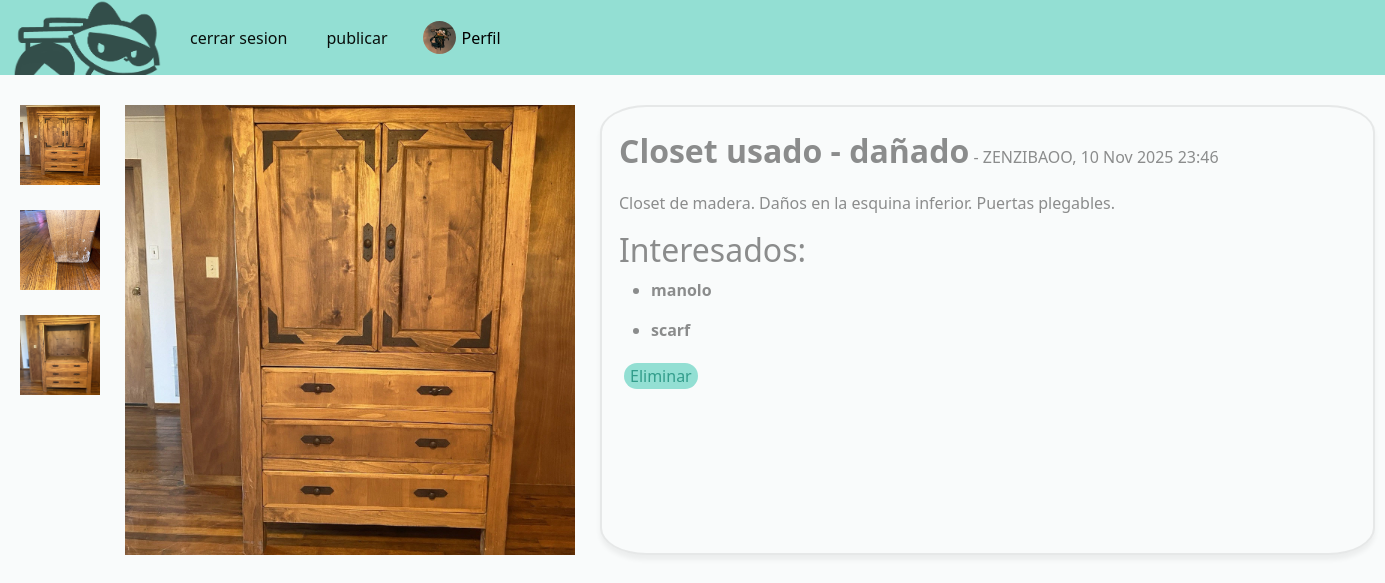
Screenshot of /post/7/ (signed in) with the database file from the repository.
### user/models.py (models this page shows, shortened)
class user_img(models.Model):
    usuario = models.ForeignKey(User, on_delete=models.CASCADE)
    imagen = models.ImageField(upload_to='imagenes/', default='imagenes/Bin2bin.png',blank=True)
    creado = models.DateTimeField(auto_now_add=True)

### publi/models.py (models this page shows, shortened)
class publi(models.Model):
    titulo = models.CharField(max_length=25)
    descripcion = models.TextField(blank=True, max_length=110)
    creacion = models.DateTimeField(auto_now_add=True)
    usuario = models.ForeignKey(User, on_delete=models.CASCADE)
    imagen = models.ImageField(upload_to='imagenes/', blank=True)
    imagen2 = models.ImageField(upload_to='imagenes/', blank=True)
    imagen3 = models.ImageField(upload_to='imagenes/', blank=True)
    archivado = models.BooleanField(default=False)
    categorias = models.ManyToManyField(categoria)

class Interesado(models.Model):
    publicante = models.ForeignKey(User, related_name="pub", on_delete=models.CASCADE)
    interesado = models.ForeignKey(User, related_name="inte", on_delete=models.CASCADE)
    pk_post = models.ForeignKey("publi", on_delete=models.CASCADE)

### publi/views.py (the view)
# urls.py: path('post/<int:post_id>/', publi_views.post, name='post'),
@login_required
def post(request, post_id):
    publicacion = get_object_or_404(publi, id=post_id)
    if request.method == 'POST':
        usuario1 = request.user.id
        usuario2 = publicacion.usuario.id
        if usuario1 == usuario2:
            publicacion.archivado = True
            publicacion.save()
            return redirect('perfil')
        else:
            hay_interesado = Interesado.objects.filter(publicante=publicacion.usuario, interesado=request.user, pk_post=post_id).exists()
            if hay_interesado == True:
                el_interesado = get_object_or_404(Interesado, publicante=publicacion.usuario, interesado=request.user, pk_post=post_id)
                el_interesado.delete()
                return redirect(reverse('post', args=[post_id]))
            else:
                Interesado.objects.create(publicante_id=usuario2, interesado_id=usuario1, pk_post_id=post_id)
                asunto = request.user.username + " se ha interesado en " + "'" + publicacion.titulo + "'"
                mensaje = "¡Hola! He visto tu publicación y me ha interesado mucho. Por favor, responde este correo para seguir en contacto. :)" \
                "\nAtentamente: " + request.user.first_name + " " + request.user.last_name
                remitente = request.user.email
                destinatario = publicacion.usuario.email
                from_email = f"Bin2Bin <miBin2Bin@gmail.com>"
                email = EmailMessage(
                    subject=asunto,
                    body=f"{mensaje}",
                    from_email=from_email,
                    to=[destinatario],
                    reply_to=[remitente],
                )
                email.send(fail_silently=False)
                return redirect(reverse('post', args=[post_id]))
    else:
        interesados = Interesado.objects.filter(pk_post_id=post_id)
        hay_interesado = Interesado.objects.filter(publicante=publicacion.usuario, interesado=request.user, pk_post=post_id).exists()
        try:
            img_obj = get_object_or_404(user_img, usuario=request.user.id)
            return render(request, 'mipubli.html', {'post':publicacion, 'interesados':interesados, 'hay_interesado':hay_interesado, 'imagen':img_obj})
        except:
            return render(request, 'mipubli.html', {'post':publicacion, 'interesados':interesados, 'hay_interesado':hay_interesado})

### publi/templates/mipubli.html (shortened to what this page needs)
{% extends 'hola.html' %}
{% block content %}
<head>
    {% load static %}
    <link rel="stylesheet" href="{% static 'post.css' %}">
</head>
    <div class="post-gallery">
        {% if post.imagen.url != blank %}
        <div class="image big">
            <img src="{{post.imagen.url}}" alt="{{post.titulo}}" class="big-img"/>
        </div>
        <div class="image small">
        <li>
            <img src="{{post.imagen.url}}" alt="{{post.titulo}}" class="small-img"/>
            {% endif %}
        </li>
        <li>{% if post.imagen2.url != blank %}
            <img src="{{post.imagen2.url}}" alt="{{post.titulo}}" class="small-img"/>
            {% endif %}
        </li>
        <li>{% if post.imagen3.url != blank %}
                <img src="{{post.imagen3.url}}" alt="{{post.titulo}}" class="small-img"/>
            {% endif %}
        </li>
        </div>
        <div class="contents">
        <titu>{{ post.titulo }}</titu>
            {% if request.user.id != post.usuario.id %}
            <a href="{% url 'ver_perfil' post.usuario %}">
            - {{ post.usuario }}
            </a>
                , {{ post.creacion|date:"d M Y H:i" }}
            {% else %}
            - {{ post.usuario }}, {{ post.creacion|date:"d M Y H:i" }}
            {% endif %}
            <p>{{ post.descripcion }}</p>
        {% if request.user.id == post.usuario.id %}
            <h2>Interesados:</h2>
            {% for inte in interesados %}
            <ul>
                <a href="{% url 'ver_perfil' inte.interesado %}">
                    <li>
                        <strong>{{ inte.interesado }}</strong>
                    </li>
                </a>
            </ul>
            {% empty %}
                <ul><li>No hay interesados</li></ul>
            {% endfor %}
            <form action="" method="POST">
                <button class="rounded-pill">
                    Eliminar
                </button>
            </form>
        {% endif %}
            </div>
        </div>
{% endblock %}

### user/templates/hola.html (shortened to what this page needs)
<!DOCTYPE html>
{% load static %}
<html lang="es">
<head>
    <link rel="stylesheet" href="https://cdn.jsdelivr.net/npm/bootstrap@5.3.8/dist/css/bootstrap.min.css">
    <link rel="stylesheet" href="https://cdn.jsdelivr.net/npm/bootstrap-icons@1.11.3/font/bootstrap-icons.min.css">
    <link rel="stylesheet" href="{% static 'home.css' %}">
</head>
<body style="background-color: rgba(242, 247, 248, 0.44);">
    <nav class="navbar navbar-expand-lg" style="background-color: #1abea374;" data-bs-theme="light">
        <div class="container-fluid">
            <a class="navbar-brand" href="/">
                <img style="width: 150px; height: 75px; margin-bottom:-13px;margin-top: -13px; opacity:0.65" src="\static\img\small_logo.png" alt="Bin2Bin"/>
            </a>
            <div class="collapse navbar-collapse" id="navbarSupportedContent">
                <ul class="navbar-nav me-auto mb-2 mb-lg-0">
                    {% if user.is_authenticated %}
                        {% if request.path != "/publicar/" %}
                            {% if request.path != "/perfil/" %}
                                <li class="nav-item">
                                    <a href="/logout" class="btn btn-openpanel">cerrar sesion</a>
                                </li>
                                <li class="nav-item">
                                    <a href="/publicar" class="btn btn-openpanel">publicar</a>
                                </li>
                                <li class="nav-item">
                                    <a href="/perfil" class="nav-link active d-flex align-items-center">
                                        <img src="{{imagen.imagen.url}}"
                                            alt="Foto de perfil"
                                            width="33"
                                            height="33"
                                            style="border-radius: 50%; margin-right: 6px;">
                                        Perfil
                                    </a>
                                </li>
                            {% endif %}
                        {% endif %}
                    {% endif %}
                </ul>
            </div>
        </div>
    </nav>
    {% block content %}
        {% load static %}
    {% endblock %}
</body>
</html>

### user/static/home.css (style rules this page uses)
:root { --primary-color: #1abea374; --secondary-color: rgba(63, 79, 74, 0.503); --border: rgba(50, 65, 65, 0.196); --box-shadow: 0px 5px 5px rgba(0, 0, 0, 0.053); }
.btn-openpanel { background-color:#4f9e9100; color:rgb(8, 14, 11); border:none; font-size: 1.0rem; }
.navbar-nav { display: flex; align-items: center; gap: 15px; }
.navbar-nav .nav-item a, .navbar-nav .btn-openpanel { display: flex; align-items: center; justify-content: center; }
.navbar-brand { transition: opacity 0.2s ease-in }

### user/static/post.css (style rules this page uses)
:root { --primary-color: #1abea374; --secondary-color: #047e69ad; --bg-color: rgba(242, 247, 248, 0.44); --grey-color: rgba(127, 127, 127, 0.697); --box-shadow: 0px 5px 5px rgba(0, 0, 0, 0.053); }
* { color: rgba(0, 0, 0, 0.444); }
.post-gallery { display: grid; grid-template-columns: 80px 450px 450px 250px 1fr; grid-template-rows: repeat(2,1fr); column-gap: 25px; height: 450px; width:450px; padding: 20px; padding-top: 30px; }
.big { grid-column: 2; grid-row: 2; }
.big img { height: 450px; width:450px; object-fit: cover; }
.small { grid-column: 1; grid-row: 2; object-fit: cover; width:450px; }
.small li { list-style-type: none; margin-bottom: 25px; }
.small img { transform-origin: center center; transition-timing-function: linear; cursor: pointer; width: 80px; height: 80px; }
.contents { grid-column: 3/span 4; grid-row: 2; box-shadow: var(--box-shadow); border: 2px solid var(--grey-color); border-radius: 6%; border-color: rgba(128, 128, 128, 0.158); padding: 17px; }
.rounded-pill { margin: 5px; color: var(--secondary-color); border: none; background-color: var(--primary-color); }

### publi/templates/mipubli.html (style rules this page uses)
titu { display: inline-block; font-size: 2em; margin-top: 0.1em; margin-bottom: 0.5em; margin-left: 0; margin-right: 0; font-weight: 600; }
a { color: rgb(12, 56, 12); }
a:link { text-decoration: none; }

### rows the page displays
user_img: imagen (picture)
publi: imagen (picture), imagen2 (picture), imagen3 (picture), titulo "Closet usado - dañado", usuario "ZENZIBAOO", creacion "10 Nov 2025 23:46", descripcion "Closet de madera. Daños en la esquina inferior. Puertas plegables."
Interesado: interesado "manolo"
Interesado: interesado "scarf"
